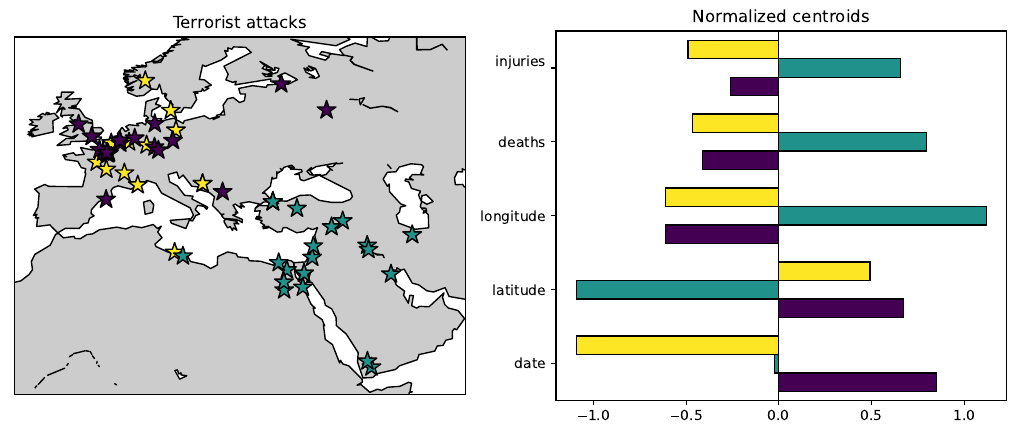

The script that saved this image:
import random

import numpy as np

from matplotlib import cm
import matplotlib.pyplot as plt
from mpl_toolkits.basemap import Basemap

def normalize(data):
  """
  Compute standard normalized values of given data instances.
  Function returns distances from mean in units of standard deviation.
  """
  
  means, stds = [0] * len(data[0]), [0] * len(data[0])
  for j in range(len(means)):
    values = [data[i][j] for i in range(len(data))]
    means[j], stds[j] = np.mean(values), np.std(values)

  for i in range(len(data)):
    for j in range(len(data[i])):
      data[i][j] = (data[i][j] - means[j]) / stds[j]

  return data

def k_means(data, k = 3):
  """
  Cluster data instances into k clusters using k-means algorithm.
  Function returns clusters of data instances and locations of centroids.
  """
  
  n = len(data)
  clusters = [0] * n
  
  centroids = np.array(random.sample(data, k = k))

  for _ in range(100):
    stopping = True

    for i in range(n):
      for c in range(k):
        distance = np.linalg.norm(data[i] - centroids[c])

        if distance < np.linalg.norm(data[i] - centroids[clusters[i]]):
          clusters[i] = c
          stopping = False

    if stopping:
      break

    for c in range(k):
      centroids[c] = np.average([data[i] for i, cluster in enumerate(clusters) if cluster == c], axis = 0)
      
  return clusters, centroids

# reads data on terrorist attacks from TSV file

data, attributes = [], None
with open("terrorism.tsv", 'r') as file:
  attributes = file.readline().split('\t')[1:]
  
  for line in file:
    data.append([float(value) for value in line.split('\t')[1:]])

# stores latitudes and longitudes before normalization

latitudes = [instance[1] for instance in data]
longitudes = [instance[2] for instance in data]

data = normalize(data)

# clusters terrorist attacks using k-means algorithm

clusters, centroids = k_means(data, 3)

# plots clustering of terrorist attacks as colored map

fig, (ax1, ax2) = plt.subplots(1, 2, figsize = (12.8, 4.8))

map = Basemap(ax = ax1)
map.drawcoastlines()
map.fillcontinents()

ax1.scatter(longitudes, latitudes, zorder = 2, marker = '*', s = 200, \
  c = clusters, cmap = 'viridis', edgecolors = 'black')

ax1.set_title("Terrorist attacks")
ax1.set_ylim(10, 67.5)
ax1.set_xlim(-12.5, 60)

# plots clusters of terrorist attacks as bar charts

cmap = cm.get_cmap('viridis')
width = 1 / (len(centroids) + 1)

for i, centroid in enumerate(centroids):
  ax2.barh([(i + 1) * width + j for j in range(len(centroid))], centroid, width, \
    color = cmap(i / (len(centroids) - 1)), edgecolor = 'black')

ax2.plot([0, 0], [0, len(attributes)], 'k', linewidth = 1)

ax2.set_title("Normalized centroids")
ax2.set_yticks([j + 0.5 for j in range(len(attributes))])
ax2.set_yticklabels(attributes)
ax2.set_ylim(0, len(attributes))

fig.savefig("terrorism.pdf", bbox_inches = 'tight')
plt.close(fig)
